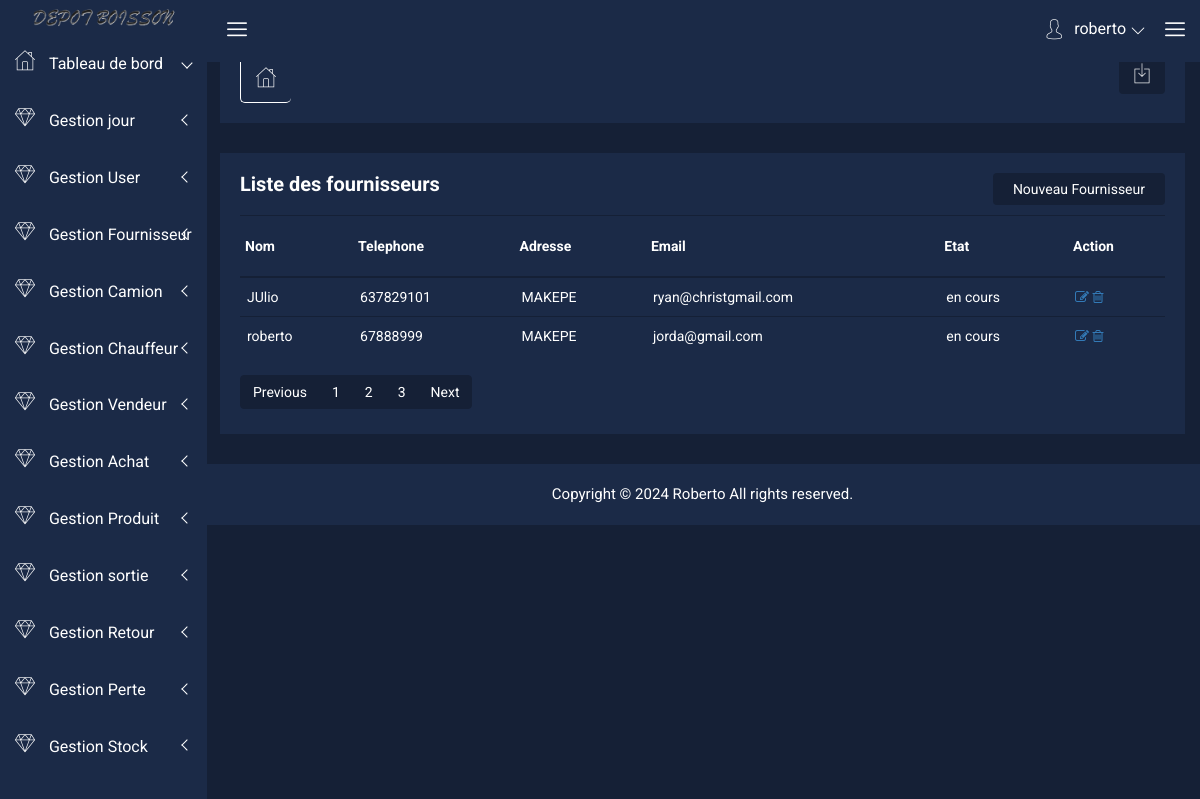
Screenshot of /index.php?page=listfournisseur (signed in) with the database file from the repository.
### tables this page shows
CREATE TABLE `fournisseur` (
  `id_fournisseur` int(255) NOT NULL,
  `nom` varchar(255) NOT NULL,
  `telephone` varchar(255) NOT NULL,
  `adresse` varchar(255) NOT NULL,
  `email` varchar(255) NOT NULL,
  `etat` varchar(255) NOT NULL
);

### model/fournisseur.php (called while the page is built, shortened)
<?php
class fournisseur{
    public function Connect(){
        $host="localhost";
        $dbname="gestions_stocks";
        $user="root";
        $pass="";
    $connect= new PDO("mysql:host=$host;dbname=$dbname",$user,$pass);
    $connect->setAttribute(PDO::ATTR_ERRMODE,PDO::ERRMODE_EXCEPTION);
    return $connect;
    }
    public function listFournisseur(){
        $connect=$this->connect();
        $test=$connect->query("SELECT * FROM fournisseur WHERE etat='en cours'");
        $resultats=$test->fetchAll();
        return $resultats;
    }
}

### vues/listfour.php (the view)
<?php
    require("header.php");
?>
           <div class="breadcome-area">
                <div class="container-fluid">
                    <div class="row">
                        <div class="col-lg-12 col-md-12 col-sm-12 col-xs-12">
							<div class="breadcome-list">
                                <div class="row">
                                    <div class="col-lg-6 col-md-6 col-sm-6 col-xs-6">
                                        <div class="breadcomb-wp">
											<div class="breadcomb-icon">
												<i class="icon nalika-home"></i>
											</div>
										</div>
                                    </div>
                                    <div class="col-lg-6 col-md-6 col-sm-6 col-xs-6">
                                        <div class="breadcomb-report">
											<button data-toggle="tooltip" data-placement="left" title="Download Report" class="btn"><i class="icon nalika-download"></i></button>
										</div>
                                    </div>
                                </div>
                            </div>
                        </div>
                    </div>
                </div>
            </div>
        </div>
<div class="product-status mg-b-30">
            <div class="container-fluid">
                <div class="row">
                    <div class="col-lg-12 col-md-12 col-sm-12 col-xs-12">
                        <div class="product-status-wrap">
                            <h4>Liste des fournisseurs</h4>
                            <div class="add-product">
                                <a href="index.php?page=addfournisseur">Nouveau Fournisseur</a>
                            </div>
                            <table>
                                <tr>
                                    <th>Nom</th>
                                    <th>Telephone</th>
                                    <th>Adresse</th>
                                    <th>Email</th>
                                    <th>Etat</th>
                                    <th>Action</th>
                                </tr>
                <?php foreach($listefour as $data) { ?>
                                <tr>
                                    <td> <?php echo $data['nom'] ?> </td>
                                    <td><?php echo $data['telephone'] ?></td>
                                    <td>
                                    <?php echo $data['adresse'] ?>
                                    </td>
                                    <td><?php echo $data['email'] ?></td>
                                    <td><?php echo $data['etat'] ?></td>
                                    <td>
                                    <a href="index.php?page=modifierFour&id=<?php echo $data['id_fournisseur'] ?>" class="pd-setting-ed"><i class="fa fa-pencil-square-o" aria-hidden="true"></i></a>
                                    <a href="index.php?page=deleteFour&id=<?php echo $data['id_fournisseur'] ?>" class="pd-setting-ed"><i class="fa fa-trash-o" aria-hidden="true"></i></a>
                                    </td>
                                </tr>
                <?php } ?>
                            </table>
                            <div class="custom-pagination">
								<ul class="pagination">
									<li class="page-item"><a class="page-link" href="#">Previous</a></li>
									<li class="page-item"><a class="page-link" href="#">1</a></li>
									<li class="page-item"><a class="page-link" href="#">2</a></li>
									<li class="page-item"><a class="page-link" href="#">3</a></li>
									<li class="page-item"><a class="page-link" href="#">Next</a></li>
								</ul>
                            </div>
                        </div>
                    </div>
                </div>
            </div>
        </div>
<?php
    require("footer.php");
?>

### css/main.css (style rules this page uses)
html { color: #222; font-size: 1em; line-height: 1.4; }

### rows the page displays
fournisseur: nom "JUlio", telephone "637829101", adresse "MAKEPE", email "ryan@christgmail.com", etat "en cours"
fournisseur: nom "roberto", telephone "67888999", adresse "MAKEPE", email "jorda@gmail.com", etat "en cours"

### other values shown
$_SESSION['user'] "roberto"
